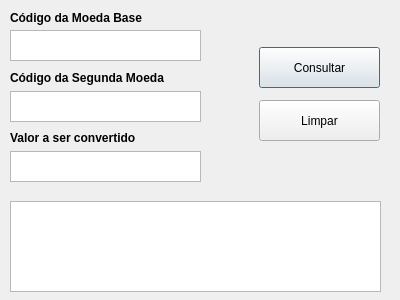
<?xml version="1.0" encoding="UTF-8"?>
<ui version="4.0">
 <class>Dialog</class>
 <widget class="QDialog" name="Dialog">
  <property name="geometry">
   <rect>
    <x>0</x>
    <y>0</y>
    <width>400</width>
    <height>300</height>
   </rect>
  </property>
  <property name="windowTitle">
   <string>Cotação</string>
  </property>
  <property name="windowIcon">
   <iconset>
    <normaloff>icon.png</normaloff>icon.png</iconset>
  </property>
  <widget class="QLabel" name="moedaLabel">
   <property name="geometry">
    <rect>
     <x>10</x>
     <y>10</y>
     <width>141</width>
     <height>16</height>
    </rect>
   </property>
   <property name="font">
    <font>
     <weight>75</weight>
     <bold>true</bold>
    </font>
   </property>
   <property name="text">
    <string>Código da Moeda Base</string>
   </property>
  </widget>
  <widget class="QTextEdit" name="moedaTextEdit">
   <property name="geometry">
    <rect>
     <x>10</x>
     <y>30</y>
     <width>191</width>
     <height>31</height>
    </rect>
   </property>
  </widget>
  <widget class="QPushButton" name="consultaconversao">
   <property name="geometry">
    <rect>
     <x>259</x>
     <y>47</y>
     <width>121</width>
     <height>41</height>
    </rect>
   </property>
   <property name="text">
    <string>Consultar</string>
   </property>
  </widget>
  <widget class="QPushButton" name="limparconversao">
   <property name="geometry">
    <rect>
     <x>259</x>
     <y>100</y>
     <width>121</width>
     <height>41</height>
    </rect>
   </property>
   <property name="text">
    <string>Limpar</string>
   </property>
  </widget>
  <widget class="QTextBrowser" name="conteudoTextBrowser">
   <property name="geometry">
    <rect>
     <x>10</x>
     <y>201</y>
     <width>371</width>
     <height>91</height>
    </rect>
   </property>
  </widget>
  <widget class="QLabel" name="moeda_2Label">
   <property name="geometry">
    <rect>
     <x>10</x>
     <y>70</y>
     <width>161</width>
     <height>16</height>
    </rect>
   </property>
   <property name="font">
    <font>
     <weight>75</weight>
     <bold>true</bold>
    </font>
   </property>
   <property name="text">
    <string>Código da Segunda Moeda</string>
   </property>
  </widget>
  <widget class="QTextEdit" name="moeda_2TextEdit">
   <property name="geometry">
    <rect>
     <x>10</x>
     <y>91</y>
     <width>191</width>
     <height>31</height>
    </rect>
   </property>
  </widget>
  <widget class="QLabel" name="valorLabel">
   <property name="geometry">
    <rect>
     <x>10</x>
     <y>130</y>
     <width>181</width>
     <height>16</height>
    </rect>
   </property>
   <property name="font">
    <font>
     <weight>75</weight>
     <bold>true</bold>
    </font>
   </property>
   <property name="text">
    <string>Valor a ser convertido</string>
   </property>
  </widget>
  <widget class="QTextEdit" name="valorTextEdit">
   <property name="geometry">
    <rect>
     <x>10</x>
     <y>151</y>
     <width>191</width>
     <height>31</height>
    </rect>
   </property>
  </widget>
 </widget>
 <resources/>
 <connections/>
</ui>
